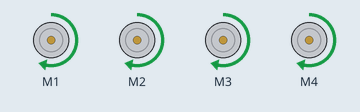
Simulated run of this sketch. Board: Arduino Uno, built with avr-gcc and run on an emulated ATmega328P. Parts: 4 × DC motor (green arrow = forward, orange = backward, longer = faster). What the sketch prints to the serial monitor is not drawn.

Above: at 0.1 s.
At 2.1 s:
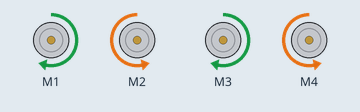
At 8.1 s:
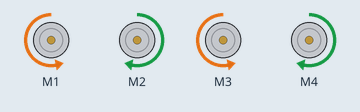
At 13.1 s:
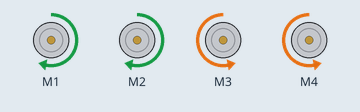
At 24.1 s:
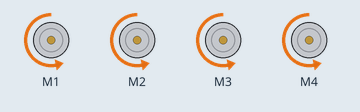
At 35.1 s:
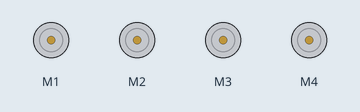
Timing chart, 0 to 36.6 s (numbered marks = the images above):
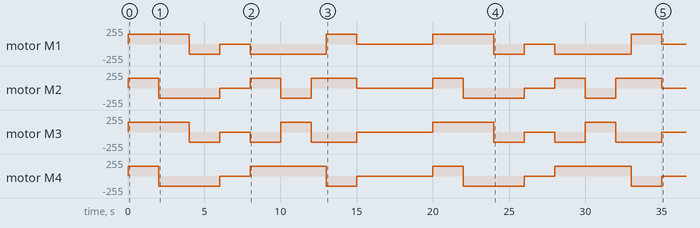

Measured:
- by itself, motor M2: stopped → forward 150/255 at 0.00 s, → backward 150/255 2.0 s later, → stopped 4.0 s later, → forward 150/255 2.0 s later, … (14 changes in this stretch)
- by itself, motor M4: stopped → forward 150/255 at 0.00 s, → backward 150/255 2.0 s later, → stopped 4.0 s later, → forward 150/255 2.0 s later, … (12 changes in this stretch)

The sketch:

drive_Mechanums2.ino
```cpp
#include <Wire.h>
#include <Adafruit_MotorShield.h>

Adafruit_MotorShield AFMS = Adafruit_MotorShield();


// Select which 'port' M1, M2, M3 or M4. In this case, M1
Adafruit_DCMotor *myMotor = AFMS.getMotor(1); // Front left
Adafruit_DCMotor *my2Motor = AFMS.getMotor(2);//Back left
Adafruit_DCMotor *my3Motor = AFMS.getMotor(3);//Back Right
Adafruit_DCMotor *my4Motor = AFMS.getMotor(4);//Front Right
// You can also make another motor on port M2
//Adafruit_DCMotor *myOtherMotor = AFMS.getMotor(2);

void setup() {
  Serial.begin(9600);  // set up Serial library at 9600 bps
  Serial.println("Adafruit Motorshield v2 - DC Motor test!");

  AFMS.begin();  // create with the default frequency 1.6KHz
  //AFMS.begin(1000);  // OR with a different frequency, say 1KHz

  // Set the speed to start, from 0 (off) to 255 (max speed)
  myMotor->setSpeed(150);
  myMotor->run(FORWARD);
  // turn on motor
  myMotor->run(RELEASE);

  my2Motor->setSpeed(150);
  my2Motor->run(FORWARD);
  // turn on motor
  my2Motor->run(RELEASE);

  my3Motor->setSpeed(150);
  my3Motor->run(FORWARD);
  // turn on motor
  my3Motor->run(RELEASE);

  my4Motor->setSpeed(150);
  my4Motor->run(FORWARD);
  // turn on motor
  my4Motor->run(RELEASE);
}
void moveForward() {
  myMotor->run(FORWARD);
  my2Motor->run(FORWARD);
  my3Motor->run(FORWARD);
  my4Motor->run(FORWARD);
  }


void loop() {
  moveForward();
  delay (2000);
  Stop();
  moveRight();
  delay (2000);
  Stop();
  moveBackward();
   delay (2000);
    Stop();
  delay (2000);
  moveLeft();
  delay (2000);
   Stop();
  rotateLeft();
  delay(2000);
  Stop();
  moveLeft();
  delay(1000);
  Stop();
   rotateRight();
   delay(2000);
   Stop();
   delay(5000);

  //uint8_t i;

//  Serial.println("tick");
//
//  myMotor->run(FORWARD);
//  for (i=0; i<255; i++) {
//    myMotor->setSpeed(i);
//    delay(10);
//  }
//  for (i=255; i!=0; i--) {
//    myMotor->setSpeed(i);
//    delay(10);
//  }
//
//  Serial.println("tock");
//
//  myMotor->run(BACKWARD);
//  for (i=0; i<255; i++) {
//    myMotor->setSpeed(i);
//    delay(10);
//  }
//  for (i=255; i!=0; i--) {
//    myMotor->setSpeed(i);
//    delay(10);
//  }
//
//  Serial.println("tech");
//  myMotor->run(RELEASE);
//  delay(1000);
}

void Stop() {
  myMotor->run(RELEASE);
  my2Motor->run(RELEASE);
  my3Motor->run(RELEASE);
  my4Motor->run(RELEASE);
  }

void moveForward(byte spd) {
  myMotor->run(FORWARD);
  my2Motor->run(FORWARD);
  my3Motor->run(FORWARD);
  my4Motor->run(FORWARD);
  }

void moveBackward(){
  myMotor->run(BACKWARD);
  my2Motor->run(BACKWARD);
  my3Motor->run(BACKWARD);
  my4Motor->run(BACKWARD);
  }

void moveLeft() {
  myMotor->run(BACKWARD);
  my2Motor->run(FORWARD);
  my3Motor->run(BACKWARD);
  my4Motor->run(FORWARD);
  }

void moveRight() {
  myMotor->run(FORWARD);
  my2Motor->run(BACKWARD);
  my3Motor->run(FORWARD);
  my4Motor->run(BACKWARD);
  }

void moveLeftFoward() {
  myMotor->run(RELEASE);
  my2Motor->run(FORWARD);
  my3Motor->run(RELEASE);
  my4Motor->run(FORWARD);
  }

void moveRightFoward() {
  myMotor->run(FORWARD);
  my2Motor->run(RELEASE);
  my3Motor->run(FORWARD);
  my4Motor->run(RELEASE);
}

void moveLeftBackward(){
  myMotor->run(BACKWARD);
  my2Motor->run(RELEASE);
  my3Motor->run(BACKWARD);
  my4Motor->run(RELEASE);
}

void moveRightBackward(){
  myMotor->run(RELEASE);
  my2Motor->run(BACKWARD);
  my3Motor->run(RELEASE);
  my4Motor->run(BACKWARD);
}

void rotateLeft(){
  myMotor->run(BACKWARD);
  my2Motor->run(BACKWARD);
  my3Motor->run(FORWARD);
  my4Motor->run(FORWARD);
}

void rotateRight(){
  myMotor->run(FORWARD);
  my2Motor->run(FORWARD);
  my3Motor->run(BACKWARD);
  my4Motor->run(BACKWARD);
}
```
